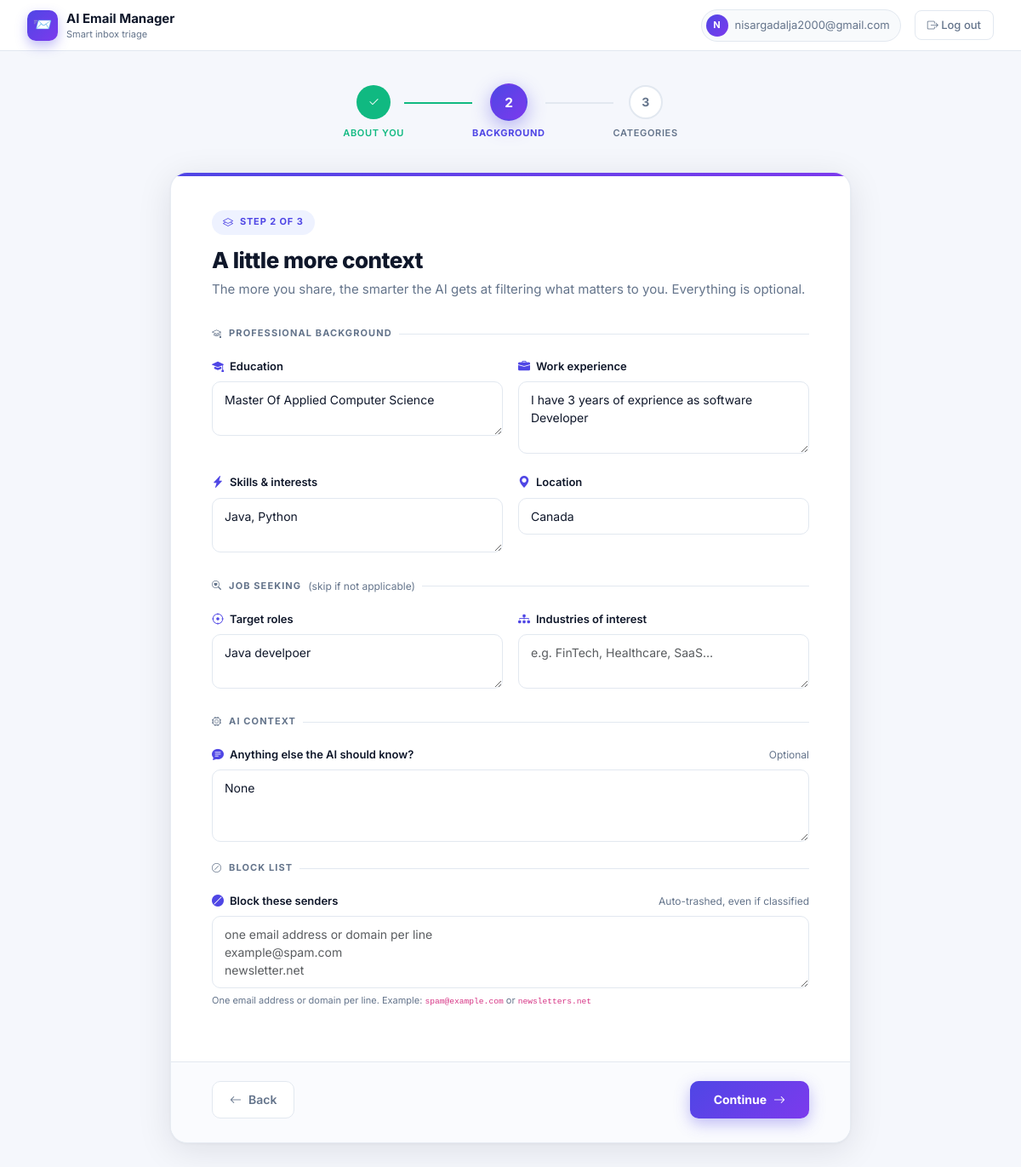
/accounts/onboarding/step2/ (signed in), run on an earlier commit of the app's database.
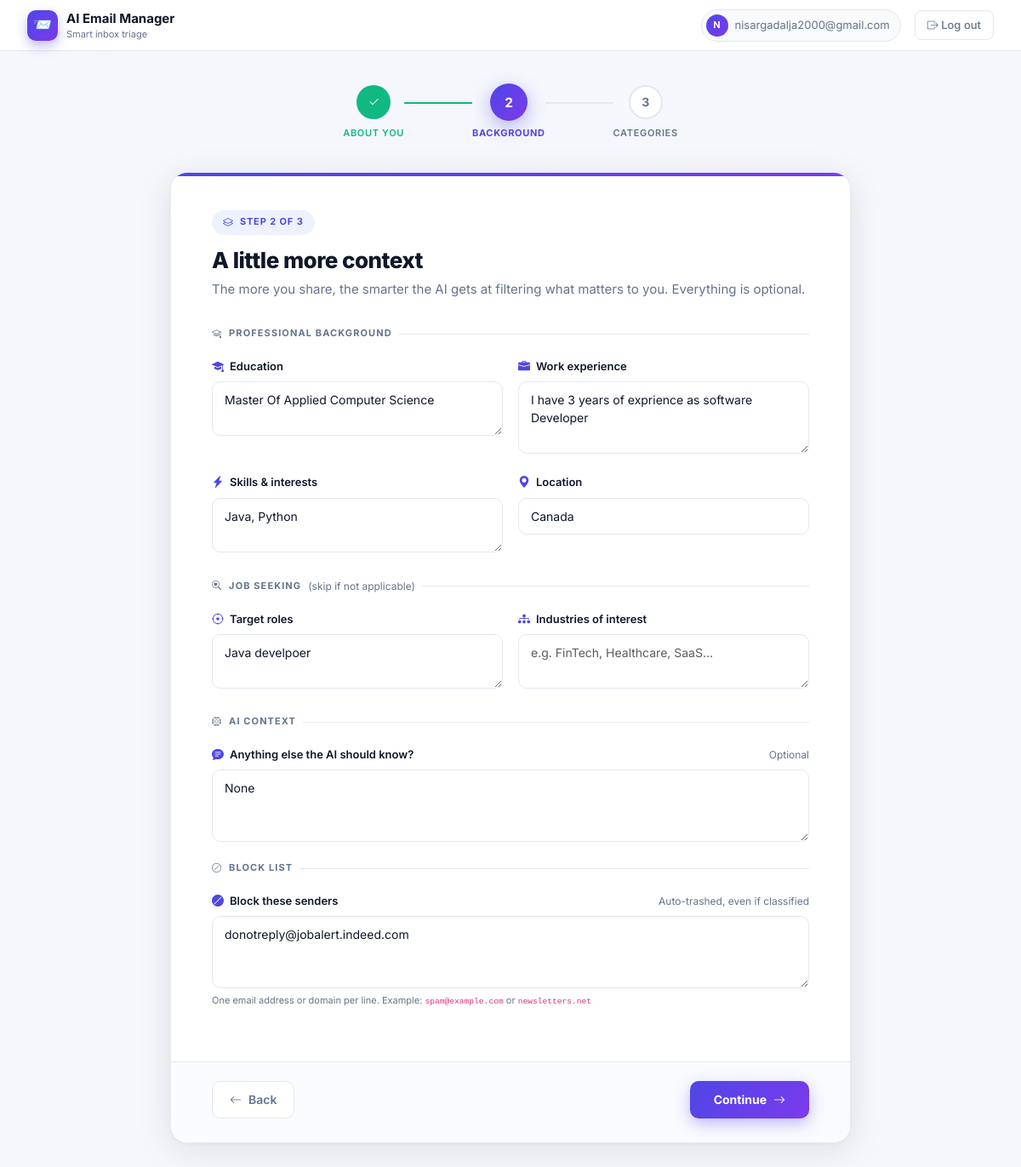
And on a later commit of the database.
### accounts/models.py (models this page shows, shortened)
class UserProfile(models.Model):
    ROLE_CHOICES = [
        ("student","Student"),("job_seeker","Job Seeker"),
        ("working_pro","Working Professional"),("hr","HR / Recruiter"),
        ("manager","Manager / Leadership"),("freelancer","Freelancer / Consultant"),
        ("sales","Sales"),("support","Customer Support"),
        ("entrepreneur","Entrepreneur / Founder"),("other","Other"),
    ]
    EMAIL_TYPE_CHOICES = [("personal","Personal"),("work","Work"),("mixed","Mixed")]
    user                 = models.OneToOneField(User, on_delete=models.CASCADE, related_name="profile")
    full_name            = models.CharField(max_length=200, blank=True)
    current_role         = models.CharField(max_length=32, choices=ROLE_CHOICES, default="other")
    current_position     = models.CharField(max_length=200, blank=True)
    current_organization = models.CharField(max_length=200, blank=True)
    org_domain           = models.CharField(max_length=120, blank=True)
    education            = models.TextField(blank=True)
    experience           = models.TextField(blank=True)
    skills_interests     = models.TextField(blank=True)
    target_roles         = models.TextField(blank=True)
    industries           = models.TextField(blank=True)
    location             = models.CharField(max_length=200, blank=True)
    email_type           = models.CharField(max_length=16, choices=EMAIL_TYPE_CHOICES, default="mixed")
    additional_context   = models.TextField(blank=True)
    onboarded            = models.BooleanField(default=False)
    onboarding_step      = models.IntegerField(default=1)
    live_classification  = models.BooleanField(default=False)
    blocked_senders      = models.TextField(blank=True)
    updated_at           = models.DateTimeField(auto_now=True)

### accounts/views.py (the view)
# urls.py: path("onboarding/step2/", views.onboarding_step2, name="onboarding_step2"),
@login_required
def onboarding_step2(request):
    profile = _ensure_profile(request)
    if request.method == "POST":
        form = ProfileStep2Form(request.POST, instance=profile)
        if form.is_valid():
            form.save()
            profile.onboarding_step = 3
            profile.save(update_fields=["onboarding_step"])
            return redirect("onboarding_step3")
    else:
        form = ProfileStep2Form(instance=profile)
    return render(request, "onboarding_step2.html", {"form": form, "step": 2})

### accounts/views.py (called while the page is built)
def _ensure_profile(request):
    profile, _ = UserProfile.objects.get_or_create(
        user=request.user, defaults={"full_name": request.user.get_full_name()},
    )
    return profile

### templates/onboarding_step2.html (shortened to what this page needs)
{% extends "onboarding_base.html" %}
{% block s1_class %}done{% endblock %}
{% block s1_icon %}<i class="bi bi-check2"></i>{% endblock %}
{% block l1_class %}done{% endblock %}
{% block s2_class %}active{% endblock %}
{% block s2_icon %}2{% endblock %}
{% block s3_icon %}3{% endblock %}
{% block ob_content %}
<form method="post" novalidate>{% csrf_token %}
  <div class="ob-card-body">
    <div class="ob-card-header">
      <div class="ob-card-step-badge"><i class="bi bi-layers"></i>Step 2 of 3</div>
      <h1 class="ob-card-title">A little more context</h1>
      <p class="ob-card-sub">The more you share, the smarter the AI gets at filtering what matters to you. Everything is optional.</p>
    </div>
    <div class="ob-section-title"><i class="bi bi-mortarboard"></i> Professional background</div>
    <div class="ob-field-grid">
      <div class="ob-field">
        <label class="ob-label"><i class="bi bi-mortarboard-fill"></i> Education</label>
        {{ form.education }}
      </div>
      <div class="ob-field">
        <label class="ob-label"><i class="bi bi-briefcase-fill"></i> Work experience</label>
        {{ form.experience }}
      </div>
    </div>
    <div class="ob-field-grid">
      <div class="ob-field">
        <label class="ob-label"><i class="bi bi-lightning-charge-fill"></i> Skills & interests</label>
        {{ form.skills_interests }}
      </div>
      <div class="ob-field">
        <label class="ob-label"><i class="bi bi-geo-alt-fill"></i> Location</label>
        {{ form.location }}
      </div>
    </div>
    <div class="ob-section-title" style="margin-top:8px"><i class="bi bi-search-heart"></i> Job seeking <span style="font-weight:400;text-transform:none;letter-spacing:0;font-size:12px">(skip if not applicable)</span></div>
    <div class="ob-field-grid">
      <div class="ob-field">
        <label class="ob-label"><i class="bi bi-crosshair"></i> Target roles</label>
        {{ form.target_roles }}
      </div>
      <div class="ob-field">
        <label class="ob-label"><i class="bi bi-diagram-3-fill"></i> Industries of interest</label>
        {{ form.industries }}
      </div>
    </div>
    <div class="ob-section-title" style="margin-top:8px"><i class="bi bi-cpu"></i> AI context</div>
    <div class="ob-field">
      <label class="ob-label"><i class="bi bi-chat-text-fill"></i> Anything else the AI should know? <span class="ob-hint">Optional</span></label>
      {{ form.additional_context }}
    </div>
    <div class="ob-section-title" style="margin-top:8px"><i class="bi bi-slash-circle"></i> Block list</div>
    <div class="ob-field">
      <label class="ob-label"><i class="bi bi-ban-fill"></i> Block these senders <span class="ob-hint">Auto-trashed, even if classified</span></label>
      {{ form.blocked_senders }}
      <div style="font-size:11px;color:var(--muted);margin-top:6px">One email address or domain per line. Example: <code>spam@example.com</code> or <code>newsletters.net</code></div>
    </div>
  </div>
  <div class="ob-card-footer">
    <a href="{% url 'onboarding_step1' %}" class="ob-btn-back">
      <i class="bi bi-arrow-left"></i> Back
    </a>
    <button type="submit" class="ob-btn-next">
      Continue <i class="bi bi-arrow-right"></i>
    </button>
  </div>
</form>
{% endblock %}

What changed in the data, as far as the page shows it:
changed UserProfile "Master Of Applied Computer Science": blocked_senders (not shown) → "donotreply@jobalert.indeed.com"
